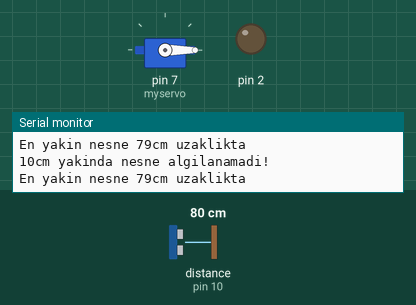
Recording of a sketch running on a simulated Arduino Uno, built with avr-gcc and run on an emulated ATmega328P. Shown: servo, output pins drawn as LEDs (lit = HIGH), the last lines printed to the serial monitor. Wiring (inferred from the names in the program): ultrasonic range finder: trigger pin 9; echo pin 10. Dashed ring = blinking. The test bench sets the inputs (shaded band); at power-on: distance to the obstacle (sensor on pin 10) 80 cm. The echo pulse lasts 58.3 µs per cm; pins used as bus, display or sensor lines are not drawn.

Above: at 2.8 s.
2.9 s: distance to the obstacle (sensor on pin 10) set to 12 cm
8.0 s: distance to the obstacle (sensor on pin 10) set to 9 cm
At 8.92 s:
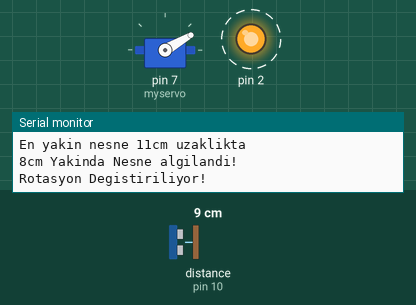
11.5 s: distance to the obstacle (sensor on pin 10) set to 18 cm
At 11.9 s:
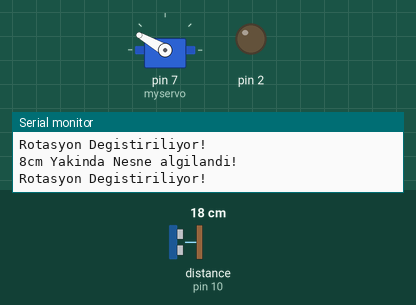
14.5 s: distance to the obstacle (sensor on pin 10) set to 2 cm
At 15.13 s:
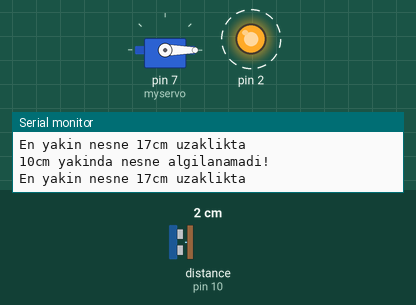
19.6 s: distance to the obstacle (sensor on pin 10) set to 35 cm
At 21.1 s:
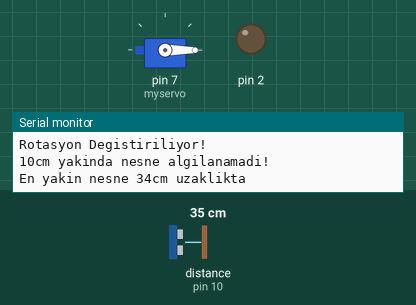
Timing chart, 0 to 22.6 s (numbered marks = the images above; inputs shaded):
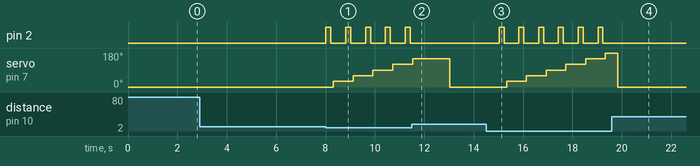

The sketch:

distance_sensor_with_servo_and_buzzer.ino
```cpp
#include <Servo.h>
Servo myservo;
int trigPin=9;
int echoPin=10;
long sure;
long uzaklik;

void setup() {
  myservo.attach(7);
  pinMode(trigPin,OUTPUT);
  pinMode(echoPin,INPUT);
  Serial.begin(9600);
  pinMode(2,OUTPUT);

}

void loop() {
    myservo.write(0);
    delay(500);
    digitalWrite(trigPin,LOW);
    delayMicroseconds(2);
    digitalWrite(trigPin,HIGH);
    delayMicroseconds(10);
    digitalWrite(trigPin,LOW);
    sure=pulseIn(echoPin,HIGH);
    uzaklik=sure/2/29.154;
  if(uzaklik<10){
    digitalWrite(2,HIGH);
    delay(200);
    digitalWrite(2,LOW);
    Serial.print(uzaklik);
    Serial.println("cm Yakinda Nesne algilandi!\nRotasyon Degistiriliyor!");
    delay(100);
    myservo.write(30);
    delay(500);
    digitalWrite(trigPin,LOW);
    delayMicroseconds(2);
    digitalWrite(trigPin,HIGH);
    delayMicroseconds(10);
    digitalWrite(trigPin,LOW);
    sure=pulseIn(echoPin,HIGH);
    uzaklik=sure/2/29.154;
    if(uzaklik<10){
      digitalWrite(2,HIGH);
      delay(200);
      digitalWrite(2,LOW);
      Serial.print(uzaklik);
      Serial.println("cm Yakinda Nesne algilandi!\nRotasyon Degistiriliyor!");
      delay(100);
      myservo.write(60);
      delay(500);
      digitalWrite(trigPin,LOW);
      delayMicroseconds(2);
      digitalWrite(trigPin,HIGH);
      delayMicroseconds(10);
      digitalWrite(trigPin,LOW);
      sure=pulseIn(echoPin,HIGH);
      uzaklik=sure/2/29.154;
          if(uzaklik<10){
            digitalWrite(2,HIGH);
            delay(200);
            digitalWrite(2,LOW);
            Serial.print(uzaklik);
            Serial.println("cm Yakinda Nesne algilandi!\nRotasyon Degistiriliyor!");
            delay(100);
            myservo.write(90);
            delay(500);
            digitalWrite(trigPin,LOW);
            delayMicroseconds(2);
            digitalWrite(trigPin,HIGH);
            delayMicroseconds(10);
            digitalWrite(trigPin,LOW);
            sure=pulseIn(echoPin,HIGH);
            uzaklik=sure/2/29.154;
              if(uzaklik<10){
                digitalWrite(2,HIGH);
                delay(200);
                digitalWrite(2,LOW);
                Serial.print(uzaklik);
                Serial.println("cm Yakinda Nesne algilandi!\nRotasyon Degistiriliyor!");
                delay(100);
                myservo.write(120);
                delay(500);
                digitalWrite(trigPin,LOW);
                delayMicroseconds(2);
                digitalWrite(trigPin,HIGH);
                delayMicroseconds(10);
                digitalWrite(trigPin,LOW);
                sure=pulseIn(echoPin,HIGH);
                uzaklik=sure/2/29.154;
                if(uzaklik<10){
                  digitalWrite(2,HIGH);
                  delay(200);
                  digitalWrite(2,LOW);
                  Serial.print(uzaklik);
                  Serial.println("cm Yakinda Nesne algilandi!\nRotasyon Degistiriliyor!");
                  delay(100);
                  myservo.write(150);
                  delay(500);
                  digitalWrite(trigPin,LOW);
                  delayMicroseconds(2);
                  digitalWrite(trigPin,HIGH);
                  delayMicroseconds(10);
                  digitalWrite(trigPin,LOW);
                  sure=pulseIn(echoPin,HIGH);
                  uzaklik=sure/2/29.154;
                  if(uzaklik<10){
                    digitalWrite(2,HIGH);
                    delay(200);
                    digitalWrite(2,LOW);
                    Serial.print(uzaklik);
                    Serial.println("cm Yakinda Nesne algilandi!\nRotasyon Degistiriliyor!");
                    delay(100);
                    myservo.write(180);
                    delay(500);
                    digitalWrite(trigPin,LOW);
                    delayMicroseconds(2);
                    digitalWrite(trigPin,HIGH);
                    delayMicroseconds(10);
                    digitalWrite(trigPin,LOW);
                    sure=pulseIn(echoPin,HIGH);
                    uzaklik=sure/2/29.154;
                  }
                  else{
                    Serial.println("10cm yakinda nesne algilanamadi!");
                    Serial.print("En yakin nesne ");
                    Serial.print(uzaklik);
                    Serial.println("cm uzaklikta");
                    delay(1000);
                  }
                }
                else{
                  Serial.println("10cm yakinda nesne algilanamadi!");
                  Serial.print("En yakin nesne ");
                  Serial.print(uzaklik);
                  Serial.println("cm uzaklikta");
                  delay(1000);
                }
              }
              else{
                Serial.println("10cm yakinda nesne algilanamadi!");
                Serial.print("En yakin nesne ");
                Serial.print(uzaklik);
                Serial.println("cm uzaklikta");
                delay(1000);
              }
          }
          else{
            Serial.println("10cm yakinda nesne algilanamadi!");
            Serial.print("En yakin nesne ");
            Serial.print(uzaklik);
            Serial.println("cm uzaklikta");
            delay(1000);
          }
    }
    else{
      Serial.println("10cm yakinda nesne algilanamadi!");
      Serial.print("En yakin nesne ");
      Serial.print(uzaklik);
      Serial.println("cm uzaklikta");
      delay(1000);
    }

  }
  else{
    Serial.println("10cm yakinda nesne algilanamadi!");
    Serial.print("En yakin nesne ");
    Serial.print(uzaklik);
    Serial.println("cm uzaklikta");
    delay(1000);
  }
}
```

Measured:
- the behaviour switches between 11 and 10 cm on distance to the obstacle (sensor on pin 10) (found by bisection; images 0 and 1)
- after the input at 8.0 s, pin 2: alternates HIGH for 0.20 s and LOW for 0.60 s, starting at once; servo on pin 7 (myservo): 0° → 30° after 0.32 s, → 60° 0.80 s later, → 90° 0.80 s later, → 120° 0.80 s later
- after the input at 11.5 s, pin 2: stops changing and stays LOW
- after the input at 14.5 s, pin 2: alternates HIGH for 0.20 s and LOW for 0.60 s, starting after 0.53 s; servo on pin 7 (myservo): moves from 0° to 180° over 4.0 s, starting after 0.83 s
- after the input at 19.6 s, pin 2: stops changing and stays LOW; servo on pin 7 (myservo): goes on until 19.8 s, then stays 0°
